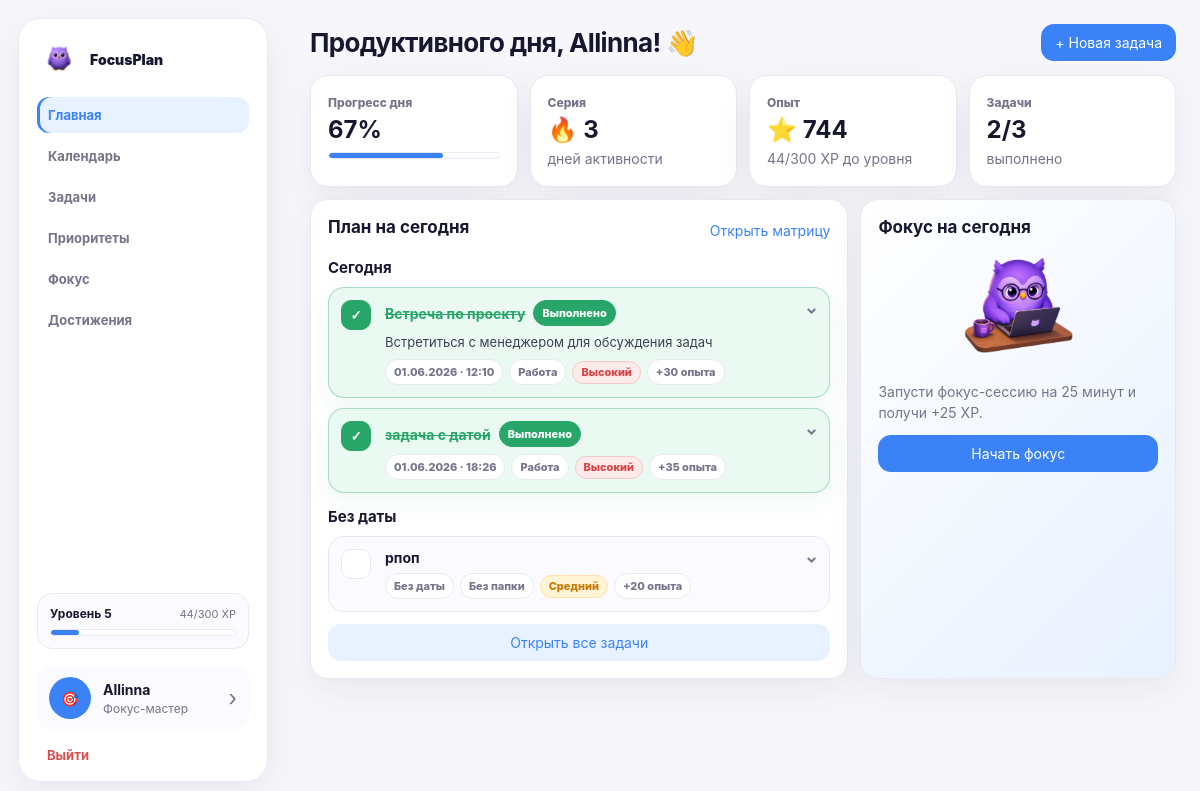
/dashboard (signed in), run on the app's committed database.
### tables this page shows
CREATE TABLE users (
        id INTEGER PRIMARY KEY AUTOINCREMENT,
        nickname TEXT NOT NULL UNIQUE,
        password_hash TEXT,
        avatar TEXT,
        theme TEXT DEFAULT 'light',
        accent TEXT DEFAULT 'purple',
        notifications INTEGER DEFAULT 1,
        xp INTEGER DEFAULT 0,
        level INTEGER DEFAULT 1,
        streak INTEGER DEFAULT 0,
        last_activity DATE,
        created_at TEXT
    );

CREATE TABLE tasks (
        id TEXT PRIMARY KEY,
        user_id INTEGER NOT NULL,
        folder_id INTEGER,
        title TEXT NOT NULL,
        description TEXT,
        priority TEXT,
        importance TEXT,
        urgency TEXT,
        xp INTEGER DEFAULT 0,
        task_date DATE,
        task_time TEXT,
        is_done INTEGER DEFAULT 0,
        earned_xp INTEGER DEFAULT 0,
        created_at TEXT,
        completed_at TEXT,
        estimate_value TEXT,
        estimate_unit TEXT DEFAULT 'hours',
        FOREIGN KEY (user_id) REFERENCES users(id),
        FOREIGN KEY (folder_id) REFERENCES folders(id)
    );

CREATE TABLE folders (
        id INTEGER PRIMARY KEY AUTOINCREMENT,
        user_id INTEGER NOT NULL,
        title TEXT NOT NULL,
        FOREIGN KEY (user_id) REFERENCES users(id),
        UNIQUE(user_id, title)
    );

### app.py (the view)
@app.route("/dashboard")
@login_required
def dashboard():
    user = current_user()
    today = get_today()
    visible_tasks = [
        t for t in user.get("tasks", [])
        if (
            t.get("date") == today
            or (not t.get("date") and not t.get("done", False))
        )
    ]
    visible_tasks = sorted(
        visible_tasks,
        key=lambda task: (
            task.get("done", False),
            0 if task.get("date") == today else 1,
            task.get("time") or "99:99"
        )
    )
    today_tasks = [t for t in visible_tasks if t.get("date") == today]
    no_date_tasks = [
        t for t in visible_tasks
        if not t.get("date") and not t.get("done", False)
    ]
    return render_template(
        "dashboard.html",
        tasks=visible_tasks,
        today_tasks=today_tasks,
        no_date_tasks=no_date_tasks,
        stats=task_stats(visible_tasks),
        today=today
    )

### app.py (called while the page is built, shortened)
def get_today() -> str:
    return date.today().isoformat()

def format_date(value: str | None) -> str:
    if not value:
        return "Без даты"
    try:
        return datetime.strptime(value, "%Y-%m-%d").strftime("%d.%m.%Y")
    except ValueError:
        return value

def current_user() -> Dict[str, Any] | None:
    nickname = session.get("nickname")
    if not nickname:
        return None
    user = load_user_from_db(nickname)
    if not user:
        user = create_user(nickname)
        sync_user_to_db(user)
    return normalize_user(user)

def login_required(view):
    @wraps(view)
    def wrapped(*args, **kwargs):
        if not session.get("nickname"):
            return redirect(url_for("login"))
        return view(*args, **kwargs)
    return wrapped

def badge_by_code(code: str) -> Dict[str, Any] | None:
    return next((item for item in BADGES if item["code"] == code), None)

def unlocked_achievement_codes(user: Dict[str, Any]) -> List[str]:
    return [item.get("code") if isinstance(item, dict) else item for item in user.get("achievements", [])]

def task_stats(tasks: List[Dict[str, Any]]) -> Dict[str, int]:
    total = len(tasks)
    done = len([task for task in tasks if task.get("done")])
    progress = round((done / total) * 100) if total else 0
    return {"total": total, "done": done, "active": total - done, "progress": progress}

def build_reminder_tasks(user: Dict[str, Any]) -> List[Dict[str, Any]]:
    reminder_tasks = []
    for task in user.get("tasks", []):
        if task.get("done") or not task.get("date"):
            continue
    return reminder_tasks

### focusplan_db.py (called while the page is built)
def int_to_bool(value: Any) -> bool:
    return bool(int(value or 0))

def get_db() -> sqlite3.Connection:
    conn = sqlite3.connect(DB_FILE)
    conn.row_factory = sqlite3.Row
    conn.execute("PRAGMA foreign_keys = ON")
    return conn

def reconstruct_streak_days(last_activity: str | None, streak: int) -> List[str]:
    if not last_activity or int(streak or 0) <= 0:
        return []
    try:
        last_day = datetime.strptime(last_activity, "%Y-%m-%d").date()
    except ValueError:
        return []
    return [
        (last_day - timedelta(days=offset)).isoformat()
        for offset in range(int(streak) - 1, -1, -1)
    ]

def calculate_priority(importance: str, urgency: str) -> str:
    if urgency == "urgent" and importance == "high":
        return "high"
    if urgency == "urgent" or importance == "high":
        return "medium"
    return "low"

### templates/dashboard.html (shortened to what this page needs)
{% extends "base.html" %}
{% block content %}
<header class="topbar compact-topbar">
  <div><h1>Продуктивного дня, {{ user.nickname }}! 👋</h1><p></p></div>
  <button class="btn primary" data-modal-open="taskModal">+ Новая задача</button>
</header>
<section class="stats-grid">
  <div class="card stat"><span>Прогресс дня</span><b>{{ stats.progress }}%</b><div class="progress"><i style="width: {{ stats.progress }}%"></i></div></div>
  <div class="card stat"><span>Серия</span><b>🔥 {{ user.streak }}</b><p>дней активности</p></div>
  <div class="card stat"><span>Опыт</span><b>⭐ {{ user.xp }}</b><p>{{ level_current_xp }}/{{ level_required_xp }} XP до уровня</p></div>
  <div class="card stat"><span>Задачи</span><b>{{ stats.done }}/{{ stats.total }}</b><p>выполнено</p></div>
</section>
<section class="content-grid">
  <div class="card wide">
    <div class="section-head"><h2>План на сегодня</h2><a href="{{ url_for('matrix') }}">Открыть матрицу</a></div>
    {% if today_tasks %}<h3 class="list-title">Сегодня</h3><div class="task-list">{% for task in today_tasks %}{% set compact_task = False %}{% include "partials/task_card.html" %}{% endfor %}</div>{% endif %}
    {% if no_date_tasks %}<h3 class="list-title">Без даты</h3><div class="task-list">{% for task in no_date_tasks %}{% set compact_task = False %}{% include "partials/task_card.html" %}{% endfor %}</div>{% endif %}
    <a class="btn secondary full mt" href="{{ url_for('tasks_page') }}">Открыть все задачи</a>
  </div>
  <div class="card focus-preview">
    <h2>Фокус на сегодня</h2>
    <div class="focus-preview-image">
      <img src="{{ url_for('static', filename='img/focus-owl-3.png') }}" alt="Фокус-сессия с маскотом">
    </div>
    <p>Запусти фокус-сессию на 25 минут и получи +25 XP.</p>
    <a class="btn primary full" href="{{ url_for('focus') }}">Начать фокус</a>
  </div>
</section>
{% endblock %}

### templates/base.html (shortened to what this page needs)
<!doctype html>
<html lang="ru" data-accent="{{ settings.accent if settings else 'purple' }}">
<head>
  <link rel="stylesheet" href="{{ url_for('static', filename='css/style.css') }}">
</head>
<body data-confetti-earned="{{ confetti.earned if confetti else '' }}" data-confetti-message="{{ confetti.message if confetti and confetti.message else '' }}" data-notifications-enabled="{{ '1' if notifications_enabled|default(true) else '0' }}">
  {% if user %}
  <aside class="sidebar">
    <a class="brand" href="{{ url_for('dashboard') }}">
      <span class="logo">
          <img src="{{ url_for('static', filename='img/logo-owl-2.png') }}" alt="FocusPlan">
      </span>
      <span>FocusPlan</span></a>
    <nav class="menu">
      <a class="{{ 'active' if current_endpoint == 'dashboard' }}" href="{{ url_for('dashboard') }}">Главная</a>
      <a class="{{ 'active' if current_endpoint == 'calendar' }}" href="{{ url_for('calendar') }}">Календарь</a>
      <a class="{{ 'active' if current_endpoint in ['tasks_page','toggle_task','toggle_subtask','edit_task'] }}" href="{{ url_for('tasks_page') }}">Задачи</a>
      <a class="{{ 'active' if current_endpoint == 'matrix' }}" href="{{ url_for('matrix') }}">Приоритеты</a>
      <a class="{{ 'active' if current_endpoint in ['focus','complete_focus'] }}" href="{{ url_for('focus') }}">Фокус</a>
      <a class="{{ 'active' if current_endpoint in ['achievements_page','select_badge'] }}" href="{{ url_for('achievements_page') }}">Достижения</a>
    </nav>
    <a class="level-card" href="{{ url_for('profile') }}">
      <div class="level-row"><b>Уровень {{ level }}</b><span>{{ level_current_xp }}/{{ level_required_xp }} XP</span></div>
      <div class="progress"><i style="width: {{ level_progress }}%"></i></div>
    </a>
    <a class="sidebar-card {{ 'active-profile' if current_endpoint == 'profile' }}" href="{{ url_for('profile') }}">
      <div class="avatar small">{{ profile_avatar }}</div>
      <div class="profile-text"><b>{{ user.nickname }}</b><p>{% if active_badge %}{{ active_badge.title }}{% else %}Профиль и настройки{% endif %}</p></div><span class="chevron">›</span>
    </a>
    <a class="logout" href="{{ url_for('logout') }}">Выйти</a>
  </aside>
  {% endif %}
  <main class="{{ 'app-main' if user else 'login-main' }}">
    {% block content %}{% endblock %}
  </main>
  <div id="confettiLayer"></div>
</body>
</html>

### templates/partials/task_card.html (shortened to what this page needs)
<details
  class="task-row task-card {{ 'done' if task.done }} {{ 'compact-task' if compact_task else '' }}"
  data-task-details="{{ task.id }}"
>
  <summary>
    <form method="post" action="{{ url_for('toggle_task', task_id=task.id) }}" class="inline-form" onclick="event.stopPropagation()">
      <button class="check {{ 'checked' if task.done }}" title="Отметить выполнение">{{ '✓' if task.done else '' }}</button>
    </form>
    <div class="task-content">
      <div class="task-title-line"><b>{{ task.title }}</b>{% if task.done %}<span class="done-badge">Выполнено</span>{% endif %}</div>
      {% if task.description %}<p class="task-description short">{{ task.description }}</p>{% endif %}
      <div class="task-meta">
        <span>{{ format_date(task.date) }}{% if task.time %} · {{ task.time }}{% endif %}</span>
        <span>{{ task.folder or "Без папки" }}</span>
        <a class="priority-pill priority-{{ task.priority }}" href="{{ url_for('matrix') }}">{{ priority_labels[task.priority] }}</a>
        <span class="xp-pill">+{{ task.xp }} опыта</span>
      </div>
    </div>
    <span class="summary-arrow">⌄</span>
  </summary>
</details>

### data on the page
users: nickname "Allinna", xp "744"
tasks: done "✓", title "Встреча по проекту", description "Встретиться с менеджером для обсуждения задач", task_date "01.06.2026", time "12:10", title "Работа", priority "Высокий", xp "30"
tasks: done "✓", title "задача с датой", task_date "01.06.2026", time "18:26", title "Работа", priority "Высокий", xp "35"
tasks: title "рпоп", date "Без даты", folder "Без папки", priority "Средний", xp "20"

### other printed values
{{ level }} "5"
{{ level_current_xp }} "44"
{{ level_required_xp }} "300"
{{ profile_avatar }} "🎯"
{{ active_badge.title }} "Фокус-мастер"
{{ stats.progress }} "67"
{{ user.streak }} "3"
{{ stats.done }} "2"
{{ stats.total }} "3"
